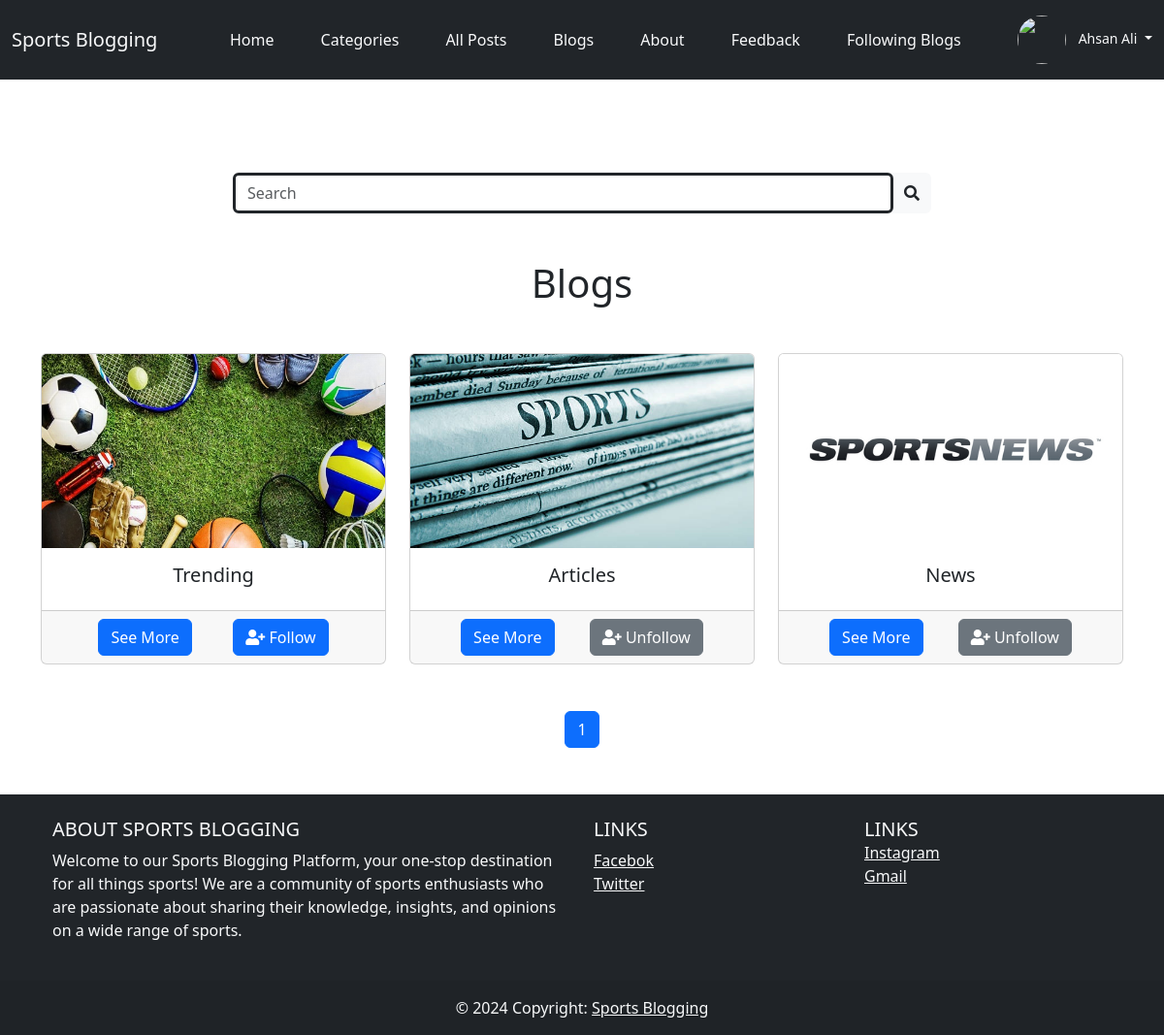
/User/blog.php (signed in), run on the app's committed database.
### tables this page shows
CREATE TABLE `blog` (
  `blog_id` int(11) NOT NULL AUTO_INCREMENT,
  `user_id` int(11) DEFAULT NULL,
  `blog_title` varchar(200) DEFAULT NULL,
  `post_per_page` int(11) DEFAULT NULL,
  `blog_background_image` text DEFAULT NULL,
  `blog_status` enum('Active','InActive') DEFAULT NULL,
  `created_at` timestamp NOT NULL DEFAULT current_timestamp(),
  `updated_at` timestamp NULL DEFAULT NULL,
  PRIMARY KEY (`blog_id`),
  KEY `user_id` (`user_id`),
  CONSTRAINT `blog_ibfk_1` FOREIGN KEY (`user_id`) REFERENCES `user` (`user_id`) ON DELETE CASCADE ON UPDATE CASCADE
);

### User/blog.php (the view, shortened to what this page needs)
<?php
	require("../require/header.php");
?>
<?php
	require("search_bar.php");
  $user_id =  isset($_SESSION['user'])? $_SESSION['user']['user_id']: "";
?>
<?php
  $limit = 3;
  $page = isset($_GET['page']) ? $_GET['page'] : 1;
  $start = ($page - 1) * $limit;
  $query = "SELECT * FROM blog WHERE blog_status = 'Active' ORDER BY blog_id DESC LIMIT $start, $limit";
  $result = mysqli_query($connection, $query);
  if ($result->num_rows) {
?>
<div class="mt-5">
  <h1 class="text-center" id="blog">Blogs</h1>
  <div class="mt-5 container text-center">
      <div class="row align-items-stretch">
        <?php
          $i = 1;
          while ($data = mysqli_fetch_assoc($result)) {
        ?>
        <div class="col-md-4">
          <div class="card h-100">
             <img class="card-img-top" src="<?= $data['blog_background_image'] ?>" alt="">
            <div class="card-body">
              <h5 class="card-title"><?= $data['blog_title'] ?></h5>
            </div>
            <div class="card-footer d-flex justify-content-evenly">
              <a href="show_blog.php?blog_id=<?= $data['blog_id']; ?>" class="btn btn-primary">See More</a>
              <?php
                $blog_id = $data['blog_id'];
                $query = "SELECT * FROM following_blog WHERE follower_id = '$user_id' AND blog_following_id = '$blog_id'";
                $result2 = mysqli_query($connection, $query);
                if($result2->num_rows){
                  $row = mysqli_fetch_assoc($result2);
                  if ($row['status'] == 'Followed') {
                    ?>
                    <a href="follow_process.php?action=unfollowed&user_id=<?= $user_id?>&blog_id=<?= $blog_id ?>" class="btn btn-secondary"><i class="fas fa-user-plus"></i> Unfollow</a>
                    <?php
                      }else{
                    ?>
                          <a href="follow_process.php?action=followed&user_id=<?= $user_id?>&blog_id=<?= $blog_id ?>" class="btn btn-primary"><i class="fas fa-user-plus"></i> Follow</a>
                    <?php
                    }
                }else{
                    ?>
                    <a href="follow_process.php?action=followed&user_id=<?= $user_id?>&blog_id=<?= $blog_id ?>" class="btn btn-primary"><i class="fas fa-user-plus"></i> Follow</a><?php
                }
              ?>
            </div>
          </div>
        </div>
        <?php
          if ($i % 3 == 0) {
            echo '</div><div class="row">';
          }
          $i++;
          }
        ?>
      </div>
    </div>
    <div class="mt-5">
      <nav aria-label="Page navigation example">
        <ul class="pagination justify-content-center">
        <?php
          $query = "SELECT COUNT(*) as num_rows FROM blog WHERE blog_status = 'Active'";
          $result = mysqli_query($connection, $query);
          $data = mysqli_fetch_assoc($result);
          $num_pages = ceil($data['num_rows'] / $limit);
          for ($i = 1; $i <= $num_pages; $i++) {
            if ($i == $page) {
              echo '<li class="page-item active"><a class="page-link" href="blog.php?page=' . $i . '">' . $i . '</a></li>';
            } else {
              echo '<li class="page-item"><a class="page-link" href="blog.php?page=' . $i . '">' . $i . '</a></li>';
            }
          }
        ?>
        </ul>
      </nav>
    </div>
  <?php
    } else {
      echo "No Records Found!";
    }
  ?>
<?php
	require("../require/footer.php");
?>

### User/style.css (style rules this page uses)
* { margin: 0px; padding: 0px; box-sizing: border-box; }
.card-img-top { height: 200px; object-fit: cover; object-position: center; }

### data on the page
blog: blog_background_image (picture), blog_title "Trending"
blog: blog_background_image (picture), blog_title "Articles"
blog: blog_background_image (picture), blog_title "News"

### other printed values
$user_name "Ahsan Ali"
